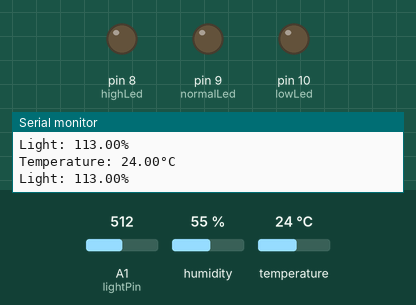
A sketch run on a simulated Arduino Uno, built with avr-gcc and run on an emulated ATmega328P. Shown: output pins drawn as LEDs (lit = HIGH), the last lines printed to the serial monitor. The test bench sets the inputs (shaded band); at power-on: A1 (lightPin) = 512, temperature 24 °C, humidity 55 %.

Above: at 2.3 s.
2.4 s: A1 (lightPin) set to 472
3.9 s: A1 (lightPin) set to 447
At 5.7 s:
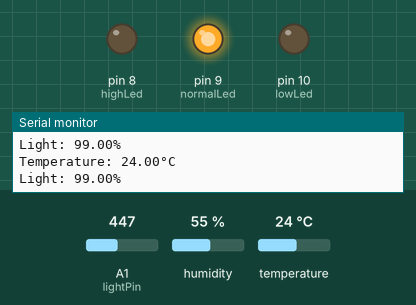
6.0 s: temperature set to 22 °C
7.8 s: temperature set to 19 °C
At 9.4 s:
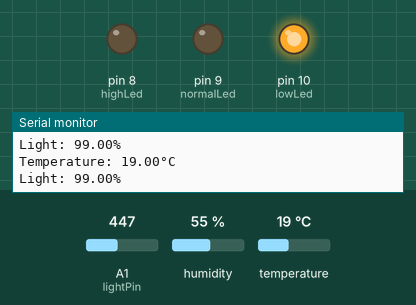
10.1 s: A1 (lightPin) set to 292
11.8 s: A1 (lightPin) set to 266
At 13.1 s:
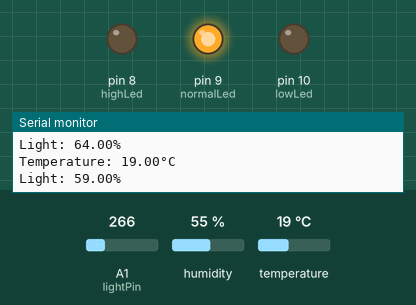
Timing chart, 0 to 14.8 s (numbered marks = the images above; inputs shaded):
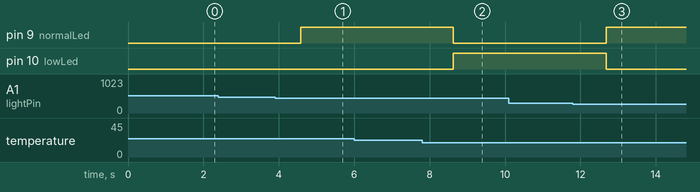

Measured:
- the behaviour switches between 455 and 454 on A1 (lightPin) (found by bisection; images 0 and 1)
- the behaviour switches between 21 and 20 °C on temperature (found by bisection; images 1 and 2)
- the behaviour switches between 275 and 274 on A1 (lightPin) (found by bisection; images 2 and 3)
- after the input at 3.9 s, pin 9 (normalLed): LOW → HIGH after 0.68 s
- after the input at 7.8 s, pin 9 (normalLed): HIGH → LOW after 0.83 s; pin 10 (lowLed): LOW → HIGH after 0.83 s
- after the input at 11.8 s, pin 9 (normalLed): LOW → HIGH after 0.88 s; pin 10 (lowLed): HIGH → LOW after 0.88 s

The sketch:

Exercise3.ino
```cpp
//Names: Ali Mousa Baqer Al-Muslim, Mehmet Asim Altinisik, Zepei Zhao
//Group number: 27
//Submssion code: 495RT6

#include "DHT.h"

#define DHTPIN 2     // Digital pin connected to the DHT sensor

#define DHTTYPE DHT11   // DHT 11

//make a dht object and give it the pin
DHT dht(DHTPIN, DHTTYPE);
// Digital pins
const int normalLed = 9;
const int highLed = 8;
const int lowLed = 10;

// Analog pin for light sensorr
const int lightPin = A1;

//variables to sore temp and light
float temperature = 0.0;
float light = 0.0;
//delay
const int interval = 500; //milliseconds

void setup() {
    //begin the serial monitor
    Serial.begin(9600);
    //start the library to read temps
    dht.begin();
    //setting leds to output and the light sensor to input
    pinMode(normalLed, OUTPUT);
    pinMode(highLed, OUTPUT);
    pinMode(lowLed, OUTPUT);
    pinMode(lightPin, INPUT);
}

void loop() {
  // Wait a few seconds between measurements.
  delay(500);

  // Reading temperature or humidity takes about 250 milliseconds!
  // Sensor readings may also be up to 2 seconds 'old' (its a very slow sensor)

  // Read temperature as Celsius (the default)
  float t = dht.readTemperature();
  // Read light sensor
  int lightValue = analogRead(lightPin);

  // Check if any reads failed and exit early
  if (isnan(t)) {
    Serial.println(F("Failed to read from DHT sensor!"));
    return;
  }
  //Artificially decrease temperature
  //t -= 50;
  // Map light value to 0-100 where the max value is 450 and the min value is 0
  light = map(lightValue, 0, 450, 0, 100);
  //print data
  Serial.print("Temperature: ");
  Serial.print(t);
  Serial.print("°C ");
  Serial.print('\n');
  Serial.print("Light: ");
  Serial.print(light);
  Serial.print("%");
  Serial.print('\n');

  if (light < 1) { // Light at 0%
        if (t < -12) { // temperature in normal range
            //turn on the normal led and turn off the other leds
            digitalWrite(normalLed, HIGH);
            digitalWrite(highLed, LOW);
            digitalWrite(lowLed, LOW);
        } else if (t >= -12) { // temperature too high
            //turn on the high led and turn off the other leds
            digitalWrite(normalLed, LOW);
            digitalWrite(highLed, HIGH);
            digitalWrite(lowLed, LOW);
        }
    } else if (light <= 20) { // Light 1% - 20%
        if (t >= -12 && t <= 0) { // temperature in normal range
        //turn on the normal led and turn off the other leds
            digitalWrite(normalLed, HIGH);
            digitalWrite(highLed, LOW);
            digitalWrite(lowLed, LOW);
        } else if (t < -12) { // temperature too low
        //turn on the low led and turn off the other leds
            digitalWrite(normalLed, LOW);
            digitalWrite(highLed, LOW);
            digitalWrite(lowLed, HIGH);
        } else if (t > 0) { // temperature too high
        //turn on the high led and turn off the other leds
            digitalWrite(normalLed, LOW);
            digitalWrite(highLed, HIGH);
            digitalWrite(lowLed, LOW);
        }
    } else if (light <= 60) { // Light 21% - 60%
        if (t >= 0 && t <= 20) { // temperature in normal range
        //turn on the normal led and turn off the other leds
            digitalWrite(normalLed, HIGH);
            digitalWrite(highLed, LOW);
            digitalWrite(lowLed, LOW);
        } else if (t < 0) { // temperature too low
        //turn on the low led and turn off the other leds
            digitalWrite(normalLed, LOW);
            digitalWrite(highLed, LOW);
            digitalWrite(lowLed, HIGH);
        } else if (t > 20) { // temperature too high
        //turn on the high led and turn off the other leds
            digitalWrite(normalLed, LOW);
            digitalWrite(highLed, HIGH);
            digitalWrite(lowLed, LOW);
        }
    } else if (light <= 100) { // Light 61% - 100%
        if (t >= 21) { // temperature in normal range
        //turn on the normal led and turn off the other leds
            digitalWrite(normalLed, HIGH);
            digitalWrite(highLed, LOW);
            digitalWrite(lowLed, LOW);
        } else if (t < 21) { // temperature too low
        //turn on the low led and turn off the other leds
            digitalWrite(normalLed, LOW);
            digitalWrite(highLed, LOW);
            digitalWrite(lowLed, HIGH);
        }
    }
  delay(interval);
}
```
